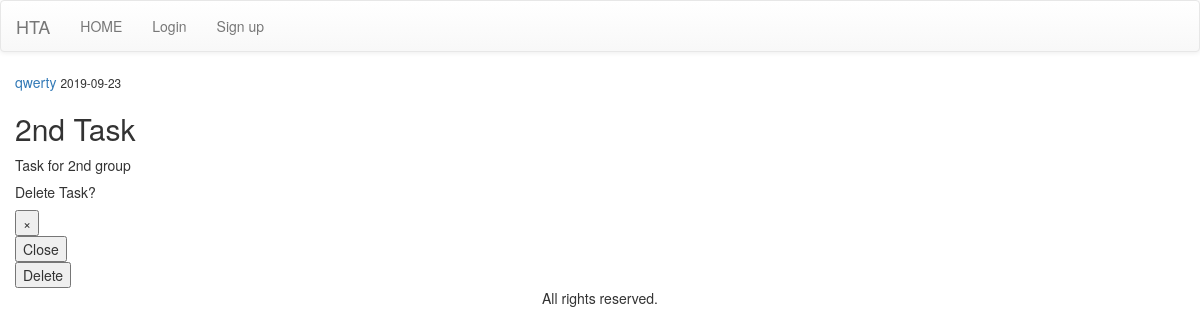
Screenshot of /post/2 with the database file from the repository.
### app/models.py (models this page shows, shortened)
class User(db.Model, UserMixin):
    __tablename__ = "users"
    id = db.Column(db.Integer, primary_key=True, autoincrement=True)
    username = db.Column(db.String(64), index=True, unique=True)
    email = db.Column(db.String(120), index=True, unique=True)
    password = db.Column(db.String(200))
    default_group_id = db.Column(db.Integer, db.ForeignKey('groups.id'))
    members = db.relationship('Group', secondary=members, backref=db.backref('members', lazy='dynamic'))

class Task(db.Model):
    __tablename__ = "tasks"
    id = db.Column(db.Integer, primary_key=True, autoincrement=True)
    author_id = db.Column(db.Integer, db.ForeignKey('users.id'))
    executor_id = db.Column(db.Integer, db.ForeignKey('users.id'))
    timestamp = db.Column(db.DateTime, index=True, default=datetime.utcnow)
    group = db.Column(db.Integer, db.ForeignKey('groups.id'))
    priority_id = db. Column(db.Integer, db.ForeignKey('priority.id'), nullable=False)
    status_id = db.Column(db.Integer, db.ForeignKey('status.id'))
    title = db.Column(db.String(64), nullable=False)
    task_text = db.Column(db.String(140))
    author = db.relationship('User', foreign_keys=[author_id])
    executor = db.relationship('User', foreign_keys=[executor_id])

### app/routes.py (the view)
@main.route("/post/<int:task_id>")
def task(task_id):
    task = Task.query.get_or_404(task_id)
    return render_template('task.html', title=task.title, task=task)

### app/templates/task.html (shortened to what this page needs)
{% extends "base.html" %}
{% block content %}
<article>
    <div>
      <div>
        <a href="#">{{ task.author.username }}</a>
        <small>{{ task.timestamp.strftime('%Y-%m-%d') }}</small>
      </div>
      <h2>{{ task.title }}</h2>
      <p>{{ task.task_text }}</p>
    </div>
</article>
<div id="deleteModal" tabindex="-1" role="dialog" aria-labelledby="deleteModalLabel" aria-hidden="true">
  <div role="document">
    <div>
      <div>
        <h5>Delete Task?</h5>
        <button type="button" data-dismiss="modal" aria-label="Close">
          <span aria-hidden="true">&times;</span>
        </button>
      </div>
      <div>
        <button type="button" data-dismiss="modal">Close</button>
        <form action="{{ url_for('main.delete_task', task_id=task.id) }}" method="POST">
          <input type="submit" value="Delete">
        </form>
      </div>
    </div>
  </div>
</div>
{% endblock %}

### rows the page displays
User: author.username "qwerty"
Task: timestamp "2019-09-23", title "2nd Task", task_text "Task for 2nd group"
